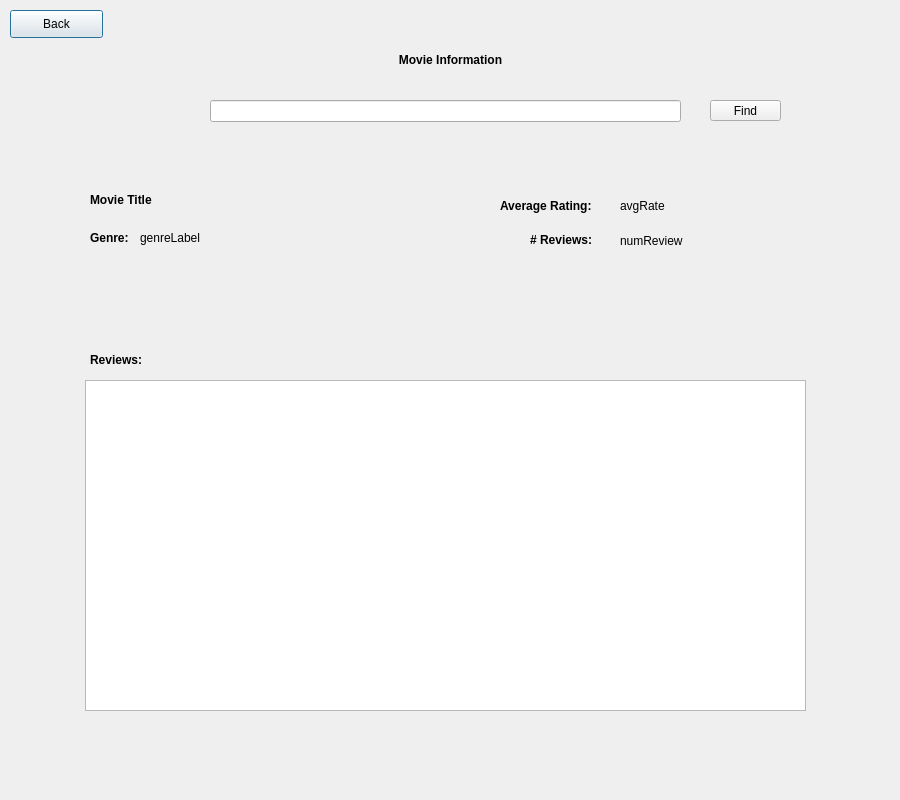
<?xml version="1.0" encoding="UTF-8"?>
<ui version="4.0">
 <class>Dialog</class>
 <widget class="QDialog" name="Dialog">
  <property name="geometry">
   <rect>
    <x>0</x>
    <y>0</y>
    <width>900</width>
    <height>800</height>
   </rect>
  </property>
  <property name="windowTitle">
   <string>Dialog</string>
  </property>
  <widget class="QPushButton" name="movieBack">
   <property name="geometry">
    <rect>
     <x>10</x>
     <y>10</y>
     <width>93</width>
     <height>28</height>
    </rect>
   </property>
   <property name="text">
    <string>Back</string>
   </property>
  </widget>
  <widget class="QLineEdit" name="movieFind">
   <property name="geometry">
    <rect>
     <x>210</x>
     <y>100</y>
     <width>471</width>
     <height>22</height>
    </rect>
   </property>
  </widget>
  <widget class="QLabel" name="label">
   <property name="geometry">
    <rect>
     <x>260</x>
     <y>50</y>
     <width>381</width>
     <height>20</height>
    </rect>
   </property>
   <property name="font">
    <font>
     <weight>75</weight>
     <bold>true</bold>
    </font>
   </property>
   <property name="text">
    <string>Movie Information</string>
   </property>
   <property name="alignment">
    <set>Qt::AlignCenter</set>
   </property>
  </widget>
  <widget class="QLabel" name="ratingTitle">
   <property name="geometry">
    <rect>
     <x>500</x>
     <y>190</y>
     <width>111</width>
     <height>31</height>
    </rect>
   </property>
   <property name="font">
    <font>
     <weight>75</weight>
     <bold>true</bold>
    </font>
   </property>
   <property name="text">
    <string>Average Rating:</string>
   </property>
  </widget>
  <widget class="QLabel" name="ratingText">
   <property name="geometry">
    <rect>
     <x>620</x>
     <y>190</y>
     <width>71</width>
     <height>31</height>
    </rect>
   </property>
   <property name="text">
    <string>avgRate</string>
   </property>
  </widget>
  <widget class="QLabel" name="movieTitle">
   <property name="geometry">
    <rect>
     <x>90</x>
     <y>190</y>
     <width>311</width>
     <height>20</height>
    </rect>
   </property>
   <property name="font">
    <font>
     <weight>75</weight>
     <bold>true</bold>
    </font>
   </property>
   <property name="text">
    <string>Movie Title</string>
   </property>
  </widget>
  <widget class="QLabel" name="numTitle">
   <property name="geometry">
    <rect>
     <x>530</x>
     <y>230</y>
     <width>81</width>
     <height>20</height>
    </rect>
   </property>
   <property name="font">
    <font>
     <weight>75</weight>
     <bold>true</bold>
    </font>
   </property>
   <property name="text">
    <string># Reviews:</string>
   </property>
  </widget>
  <widget class="QLabel" name="numReview">
   <property name="geometry">
    <rect>
     <x>620</x>
     <y>230</y>
     <width>81</width>
     <height>21</height>
    </rect>
   </property>
   <property name="text">
    <string>numReview</string>
   </property>
  </widget>
  <widget class="QTableWidget" name="reviewTable">
   <property name="geometry">
    <rect>
     <x>85</x>
     <y>380</y>
     <width>721</width>
     <height>331</height>
    </rect>
   </property>
  </widget>
  <widget class="QLabel" name="label_4">
   <property name="geometry">
    <rect>
     <x>90</x>
     <y>350</y>
     <width>71</width>
     <height>20</height>
    </rect>
   </property>
   <property name="font">
    <font>
     <weight>75</weight>
     <bold>true</bold>
    </font>
   </property>
   <property name="text">
    <string>Reviews:</string>
   </property>
  </widget>
  <widget class="QPushButton" name="submitButton">
   <property name="geometry">
    <rect>
     <x>710</x>
     <y>100</y>
     <width>71</width>
     <height>21</height>
    </rect>
   </property>
   <property name="text">
    <string>Find</string>
   </property>
  </widget>
  <widget class="QLabel" name="genreTitle">
   <property name="geometry">
    <rect>
     <x>90</x>
     <y>230</y>
     <width>55</width>
     <height>16</height>
    </rect>
   </property>
   <property name="font">
    <font>
     <weight>75</weight>
     <bold>true</bold>
    </font>
   </property>
   <property name="text">
    <string>Genre:</string>
   </property>
  </widget>
  <widget class="QLabel" name="genreLabel">
   <property name="geometry">
    <rect>
     <x>140</x>
     <y>230</y>
     <width>101</width>
     <height>16</height>
    </rect>
   </property>
   <property name="font">
    <font>
     <weight>50</weight>
     <bold>false</bold>
    </font>
   </property>
   <property name="text">
    <string>genreLabel</string>
   </property>
  </widget>
 </widget>
 <resources/>
 <connections/>
</ui>
